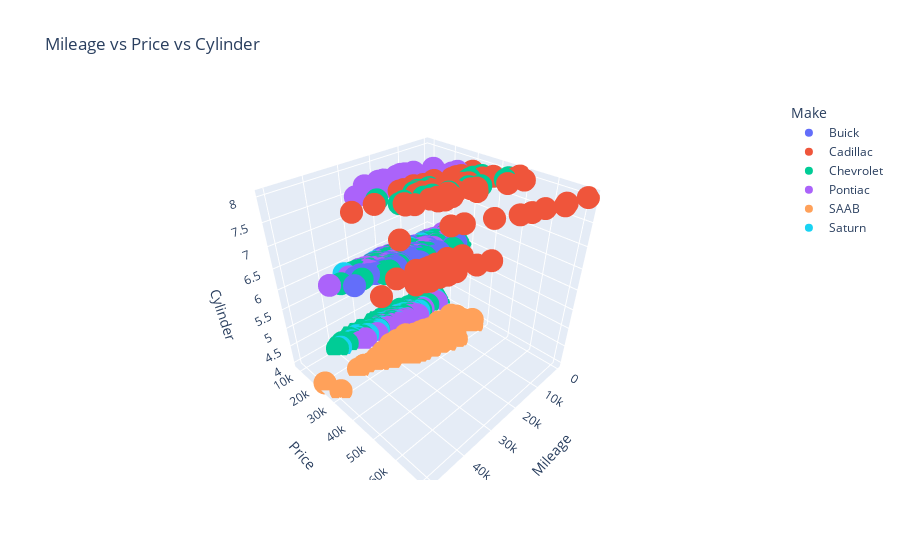

The notebook cell this image was saved under:
### Code cell
px.scatter_3d(df,x='Mileage', y = 'Price', z='Cylinder', color='Make', title='Mileage vs Price vs Cylinder')
